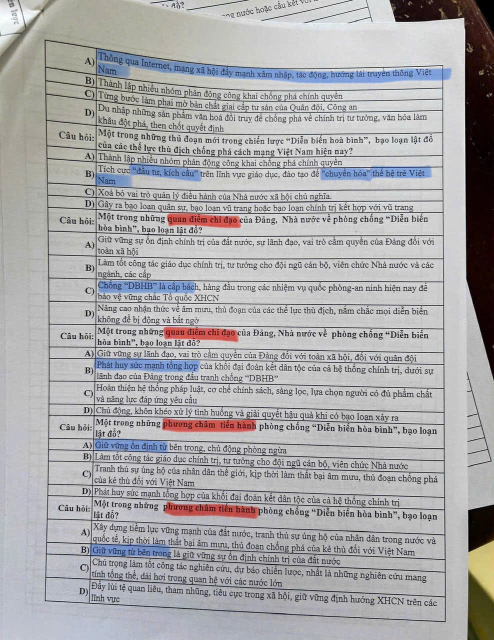
#> input picture images/1785934222126_8013660885024387896_8013660885024387896_0cbc7090f0cddeea79afe8b1de499d91.jpg, 988 x 1280 px, given as the content of the folder 896_8013660885024387896_0cbc7090f0cddeea79afe8b1de499d91.jpg, which was not available (shown at 1/2 size)
$ python preprocess-images.py ../images/1785934222126_8013660885024387896_8013660885024387896_0cbc7090f0cddeea79afe8b1de499d91.jpg out.png
#> lines starting #> are read from the running program, lines starting #| are printed output that depends on the picture; pictures that were not available may be replaced by others from this repository, and a replacement may not be noted
"""Create non-destructive OCR working copies without touching images/."""

from __future__ import annotations

import argparse
import json
from pathlib import Path

from PIL import Image, ImageOps


def main() -> None:
    parser = argparse.ArgumentParser()
    parser.add_argument("source", type=Path)
    parser.add_argument("output", type=Path)
    parser.add_argument(
        "--crop-margin",
        type=int,
        default=0,
        help="Crop this many pixels from every edge after EXIF orientation.",
    )
    parser.add_argument(
        "--deskew-angle",
        type=float,
        default=0.0,
        help="Rotate every working copy by this angle in degrees (positive is counter-clockwise).",
    )
    args = parser.parse_args()
    if args.crop_margin < 0:
        parser.error("--crop-margin must be non-negative")
    args.output.mkdir(parents=True, exist_ok=True)
    report: list[dict[str, object]] = []
    for source in sorted(args.source.glob("*.jpg")):
        image = ImageOps.exif_transpose(Image.open(source)).convert("L")
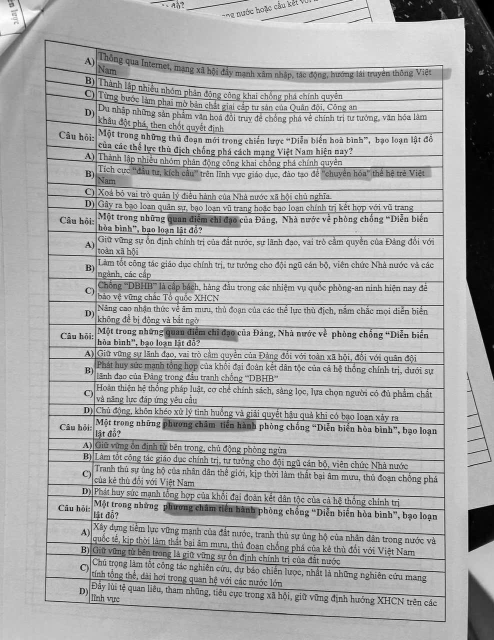
#> image: PIL image 988x1280 L (shown at 1/2 size); min 0, max 255, mean 169.7
        operations = ["exif-transpose", "grayscale"]
        if args.crop_margin:
            margin = min(args.crop_margin, (image.width - 1) // 2, (image.height - 1) // 2)
            image = image.crop((margin, margin, image.width - margin, image.height - margin))
            operations.append(f"crop-margin-{margin}px")
        if args.deskew_angle:
            image = image.rotate(args.deskew_angle, expand=True, fillcolor=255)
            operations.append(f"deskew-{args.deskew_angle:g}deg")
        image = ImageOps.autocontrast(image)
        operations.append("autocontrast")
        if image.width < 1800:
            image = image.resize((image.width * 2, image.height * 2), Image.Resampling.LANCZOS)
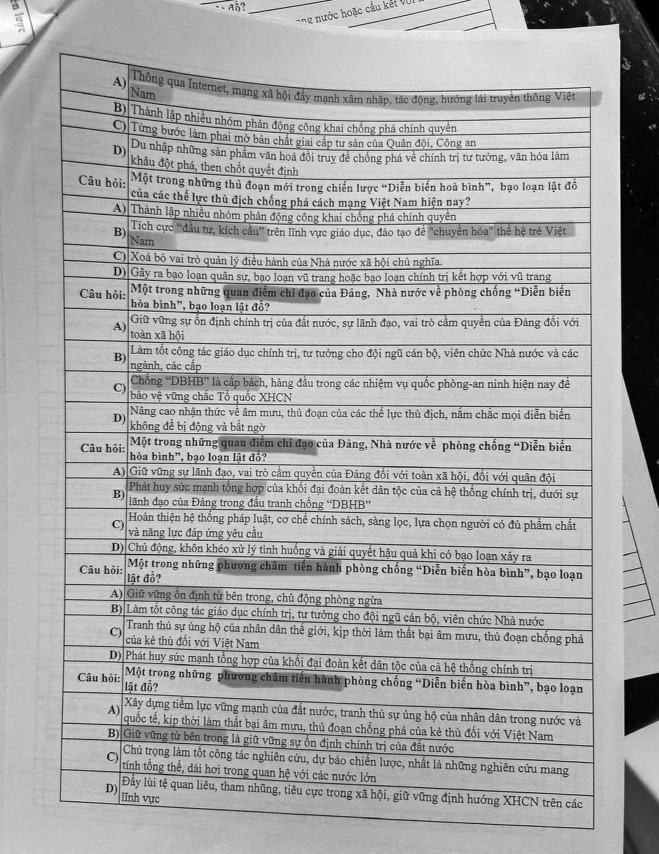
#> image: PIL image 1976x2560 L (shown at 1/3 size); min 0, max 255, mean 169.7
            operations.append("2x-upscale-if-needed")
        destination = args.output / f"{source.stem}.png"
        image.save(destination, optimize=True)
        report.append({"source": str(source), "output": str(destination), "size": list(image.size), "operations": operations})
    (args.output / "report.json").write_text(json.dumps(report, ensure_ascii=False, indent=2) + "\n", encoding="utf-8")
    print(f"Preprocessed {len(report)} images into {args.output}")
#| Preprocessed 1 images into out.png


if __name__ == "__main__":
    main()

$ run again, on images/1785934222142_8013660885024387896_8013660885024387896_ae848f778e58028cc796477304320b59.jpg
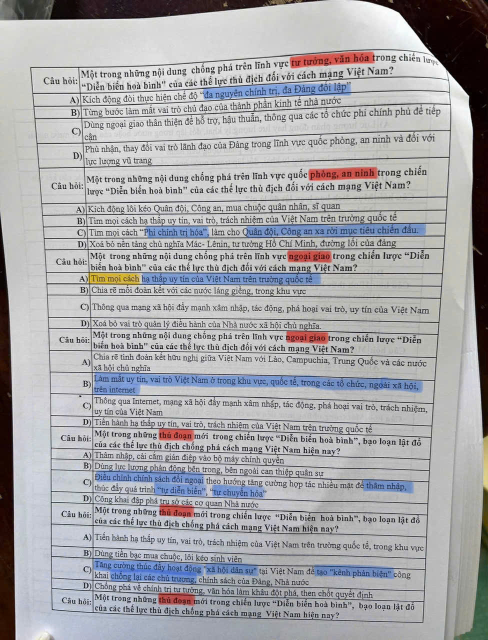
#> input picture images/1785934222142_8013660885024387896_8013660885024387896_ae848f778e58028cc796477304320b59.jpg, 976 x 1280 px, given as the content of the folder 896_8013660885024387896_ae848f778e58028cc796477304320b59.jpg, which was not available (shown at 1/2 size)
#> in main, `image = ImageOps.exif_transpose(Image.open(source)).convert("L")`:
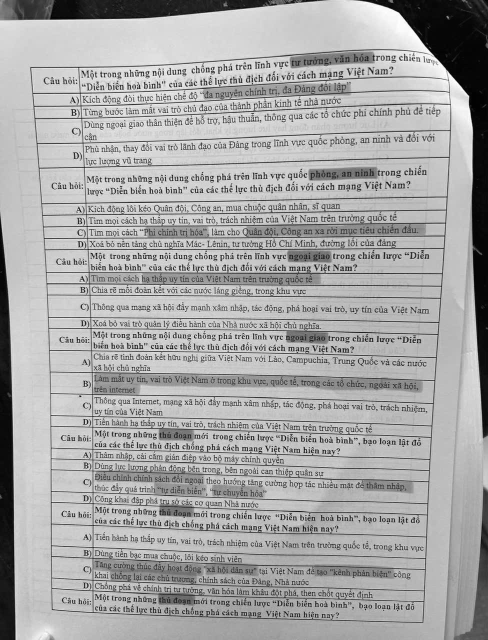
#> image: PIL image 976x1280 L (shown at 1/2 size); min 0, max 255, mean 167.1
#> in main, `image = image.resize((image.width * 2, image.height * 2), Image.Resamp..`:
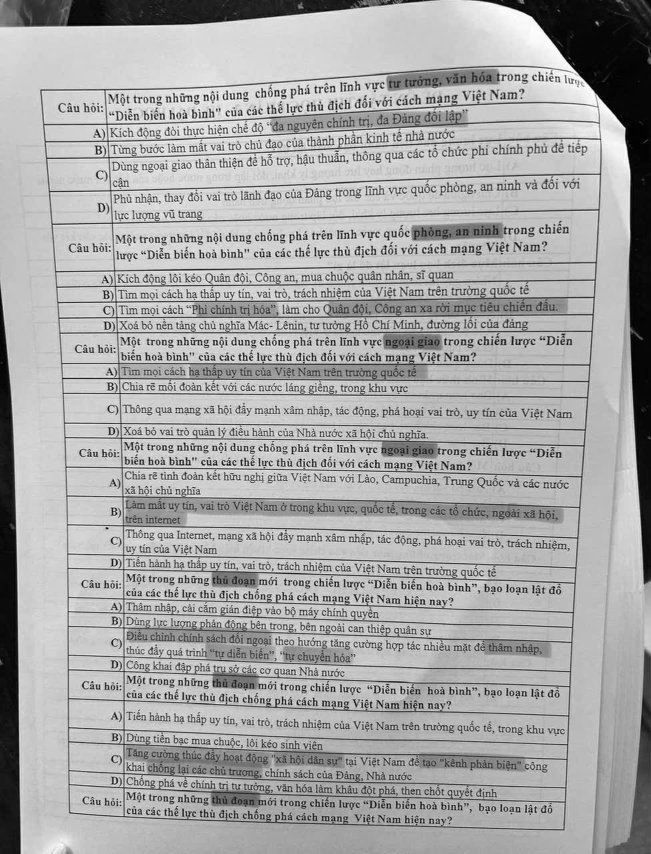
#> image: PIL image 1952x2560 L (shown at 1/3 size); min 0, max 255, mean 167.1
#| Preprocessed 1 images into out.png

$ run again, on images/1785934222154_8013660885024387896_8013660885024387896_587570189744a3c48eeabf4453c56d0b.jpg
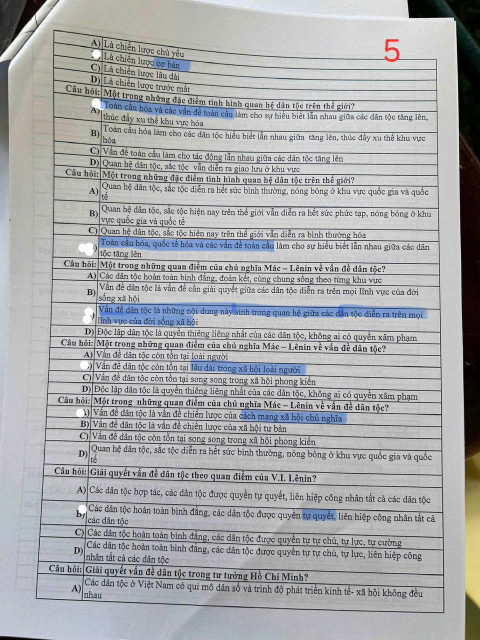
#> input picture images/1785934222154_8013660885024387896_8013660885024387896_587570189744a3c48eeabf4453c56d0b.jpg, 960 x 1280 px, given as the content of the folder 896_8013660885024387896_587570189744a3c48eeabf4453c56d0b.jpg, which was not available (shown at 1/2 size)
#> in main, `image = ImageOps.exif_transpose(Image.open(source)).convert("L")`:
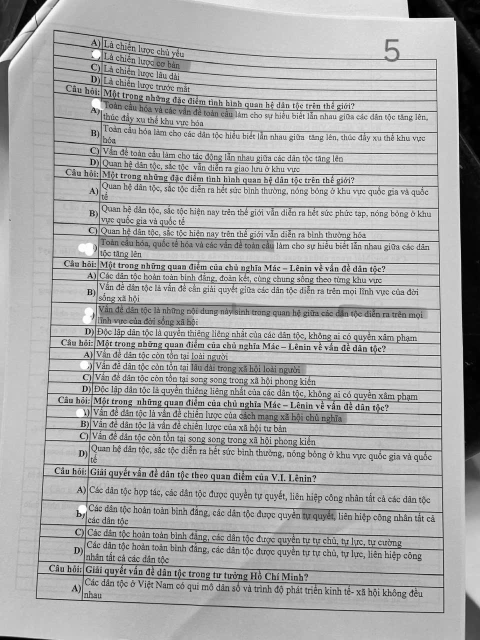
#> image: PIL image 960x1280 L (shown at 1/2 size); min 0, max 255, mean 169.8
#> in main, `image = image.resize((image.width * 2, image.height * 2), Image.Resamp..`:
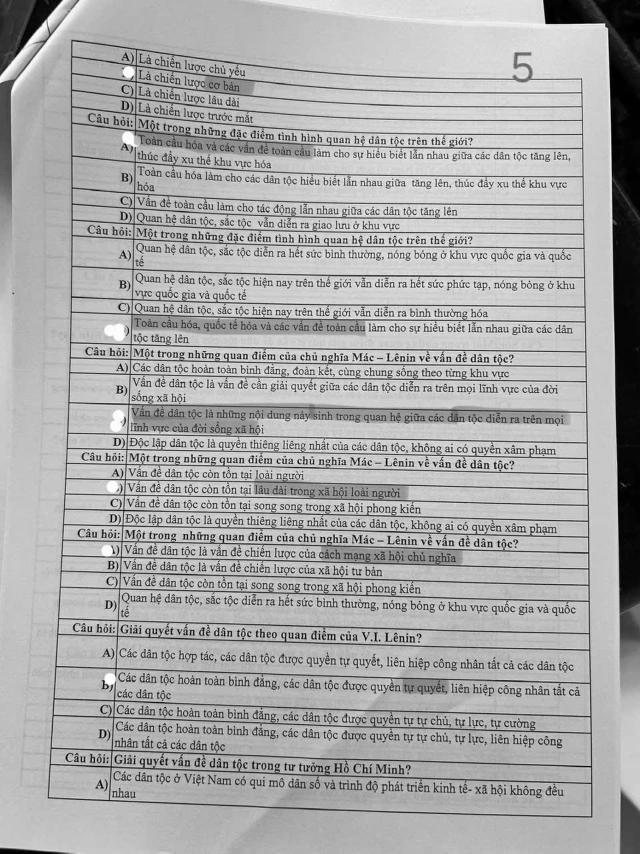
#> image: PIL image 1920x2560 L (shown at 1/3 size); min 0, max 255, mean 169.8
#| Preprocessed 1 images into out.png
